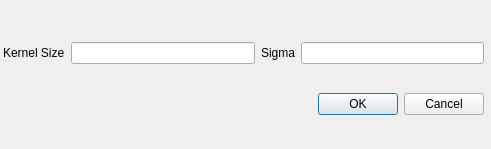
<?xml version="1.0" encoding="UTF-8"?>
<ui version="4.0">
 <class>Dialog</class>
 <widget class="QDialog" name="Dialog">
  <property name="geometry">
   <rect>
    <x>0</x>
    <y>0</y>
    <width>491</width>
    <height>149</height>
   </rect>
  </property>
  <property name="windowTitle">
   <string>Roberts Operator Arguments</string>
  </property>
  <property name="toolTip">
   <string>&lt;html&gt;&lt;head/&gt;&lt;body&gt;&lt;p&gt;&lt;br/&gt;&lt;/p&gt;&lt;/body&gt;&lt;/html&gt;</string>
  </property>
  <property name="whatsThis">
   <string>&lt;html&gt;&lt;head/&gt;&lt;body&gt;&lt;p&gt;&lt;br/&gt;&lt;/p&gt;&lt;/body&gt;&lt;/html&gt;</string>
  </property>
  <widget class="QWidget" name="verticalLayoutWidget">
   <property name="geometry">
    <rect>
     <x>3</x>
     <y>19</y>
     <width>481</width>
     <height>121</height>
    </rect>
   </property>
   <layout class="QVBoxLayout" name="verticalLayout">
    <item>
     <layout class="QHBoxLayout" name="horizontalLayout">
      <item>
       <widget class="QLabel" name="label">
        <property name="text">
         <string>Kernel Size</string>
        </property>
       </widget>
      </item>
      <item>
       <widget class="QLineEdit" name="ksize">
        <property name="整型数" stdset="0">
         <number>0</number>
        </property>
       </widget>
      </item>
      <item>
       <widget class="QLabel" name="label_2">
        <property name="text">
         <string>Sigma</string>
        </property>
       </widget>
      </item>
      <item>
       <widget class="QLineEdit" name="sigma">
        <property name="浮点数" stdset="0">
         <double>1.000000000000000</double>
        </property>
       </widget>
      </item>
     </layout>
    </item>
    <item>
     <widget class="QDialogButtonBox" name="buttonBox">
      <property name="orientation">
       <enum>Qt::Horizontal</enum>
      </property>
      <property name="standardButtons">
       <set>QDialogButtonBox::Cancel|QDialogButtonBox::Ok</set>
      </property>
     </widget>
    </item>
   </layout>
  </widget>
 </widget>
 <resources/>
 <connections>
  <connection>
   <sender>buttonBox</sender>
   <signal>accepted()</signal>
   <receiver>Dialog</receiver>
   <slot>accept()</slot>
   <hints>
    <hint type="sourcelabel">
     <x>248</x>
     <y>254</y>
    </hint>
    <hint type="destinationlabel">
     <x>157</x>
     <y>274</y>
    </hint>
   </hints>
  </connection>
  <connection>
   <sender>buttonBox</sender>
   <signal>rejected()</signal>
   <receiver>Dialog</receiver>
   <slot>reject()</slot>
   <hints>
    <hint type="sourcelabel">
     <x>316</x>
     <y>260</y>
    </hint>
    <hint type="destinationlabel">
     <x>286</x>
     <y>274</y>
    </hint>
   </hints>
  </connection>
  <connection>
   <sender>sigma</sender>
   <signal>editingFinished()</signal>
   <receiver>Dialog</receiver>
   <slot>accept()</slot>
   <hints>
    <hint type="sourcelabel">
     <x>393</x>
     <y>55</y>
    </hint>
    <hint type="destinationlabel">
     <x>245</x>
     <y>74</y>
    </hint>
   </hints>
  </connection>
  <connection>
   <sender>ksize</sender>
   <signal>editingFinished()</signal>
   <receiver>Dialog</receiver>
   <slot>accept()</slot>
   <hints>
    <hint type="sourcelabel">
     <x>169</x>
     <y>55</y>
    </hint>
    <hint type="destinationlabel">
     <x>245</x>
     <y>74</y>
    </hint>
   </hints>
  </connection>
 </connections>
</ui>
